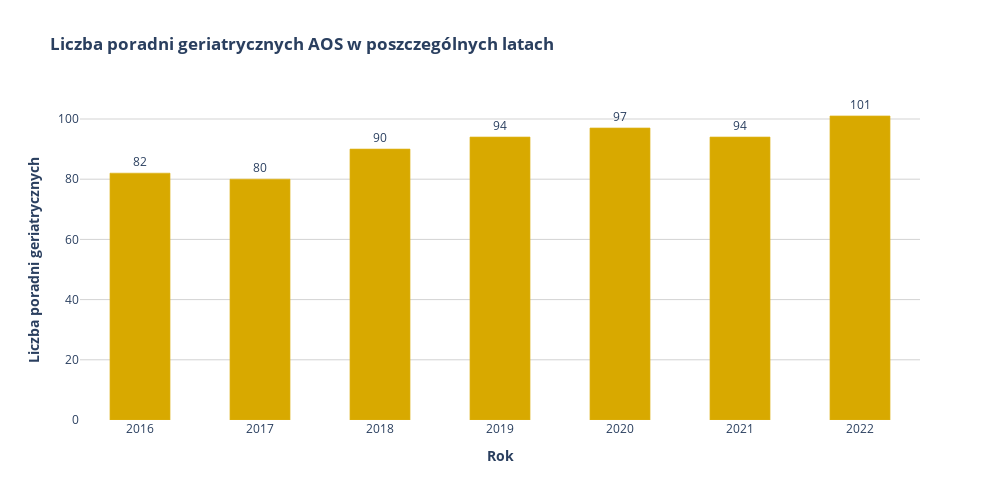

The cell this chart's notebook holds for it:
### Markdown cell above
# Analiza liczby poradni geriatrycznych w ramach AOS

### Code cell
# Wykres słupkowy liczby poradni geriatrycznych AOS w poszczególnych latach

fig_l_poradni_bar = px.bar(
                                df_aos_geriatria_grouped_by_year, 
                                x="Rok", 
                                y="Liczba_Poradni_AOS", 
                                title="<b>Liczba poradni geriatrycznych AOS w poszczególnych latach",
                                labels={"Rok": "<b>Rok", "Liczba_Poradni_AOS": "<b>Liczba poradni geriatrycznych"},
                                height=500, 
                                width=1000,
                                color="Liczba_Poradni_AOS",
                            )

fig_l_poradni_bar.update_traces(
                                marker=dict(
                                            color="#D8A900",
                                            line=dict(color="#DFB419", width=0.7)
                                            ),
                                width=0.5,
                                hovertemplate="Rok: <b>%{x}</b> <br>Liczba poradni geriatrycznych: <b>%{y}</b>",
                                texttemplate="%{y}",
                                textposition="outside"
                            )

fig_l_poradni_bar.update_layout(
                                yaxis=dict(
                                            tickformat=",",
                                            showgrid=True,
                                            gridcolor="lightgray"
                                            ),
                                hoverlabel=dict(bgcolor="#F0D77F"),
                                hoverlabel_align="left",
                                plot_bgcolor="white",
                                paper_bgcolor="white",
                                xaxis=dict(
                                            showgrid=False,
                                            gridcolor="lightgray"
                                            )
                            )

fig_l_poradni_bar.show()

### Figure 1 — Plotly figure (JSON) as saved in the notebook; plotly's stock layout.template omitted (floating-point values rounded to 4 significant figures)
{"data": [{"alignmentgroup": "True", "hovertemplate": "Rok: <b>%{x}</b> <br>Liczba poradni geriatrycznych: <b>%{y}</b>", "legendgroup": "", "marker": {"color": "#D8A900", "coloraxis": "coloraxis", "line": {"color": "#DFB419", "width": 0.7}, "pattern": {"shape": ""}}, "name": "", "offsetgroup": "", "orientation": "v", "showlegend": false, "textposition": "outside", "texttemplate": "%{y}", "type": "bar", "width": 0.5, "x": [2016, 2017, 2018, 2019, 2020, 2021, 2022], "xaxis": "x", "y": [82, 80, 90, 94, 97, 94, 101], "yaxis": "y"}], "layout": {"barmode": "relative", "coloraxis": {"colorbar": {"title": {"text": "<b>Liczba poradni geriatrycznych"}}, "colorscale": [[0, "#0d0887"], [0.1111, "#46039f"], [0.2222, "#7201a8"], [0.3333, "#9c179e"], [0.4444, "#bd3786"], [0.5556, "#d8576b"], [0.6667, "#ed7953"], [0.7778, "#fb9f3a"], [0.8889, "#fdca26"], [1, "#f0f921"]]}, "height": 500, "hoverlabel": {"align": "left", "bgcolor": "#F0D77F"}, "legend": {"tracegroupgap": 0}, "paper_bgcolor": "white", "plot_bgcolor": "white", "title": {"text": "<b>Liczba poradni geriatrycznych AOS w poszczególnych latach"}, "width": 1000, "xaxis": {"anchor": "y", "domain": [0, 1], "gridcolor": "lightgray", "showgrid": false, "title": {"text": "<b>Rok"}}, "yaxis": {"anchor": "x", "domain": [0, 1], "gridcolor": "lightgray", "showgrid": true, "tickformat": ",", "title": {"text": "<b>Liczba poradni geriatrycznych"}}}}
